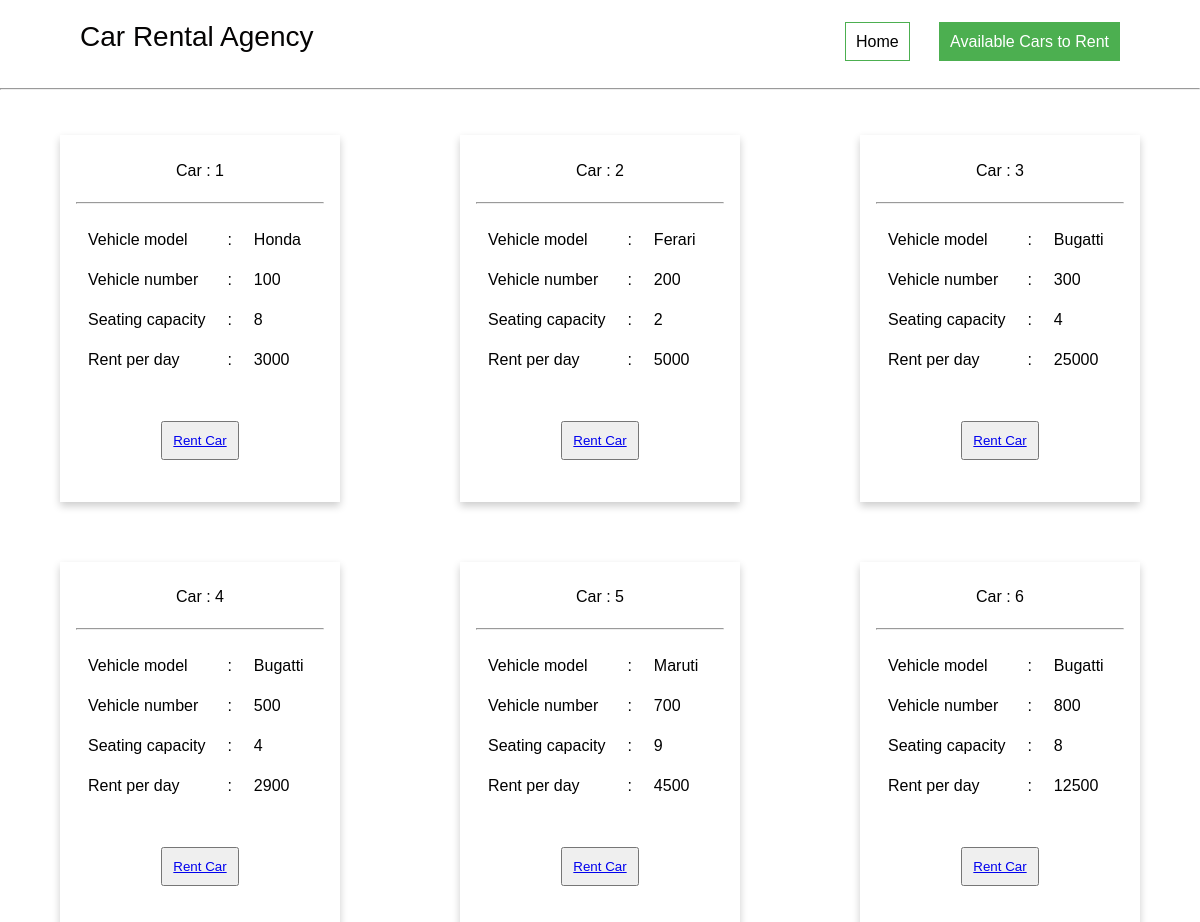
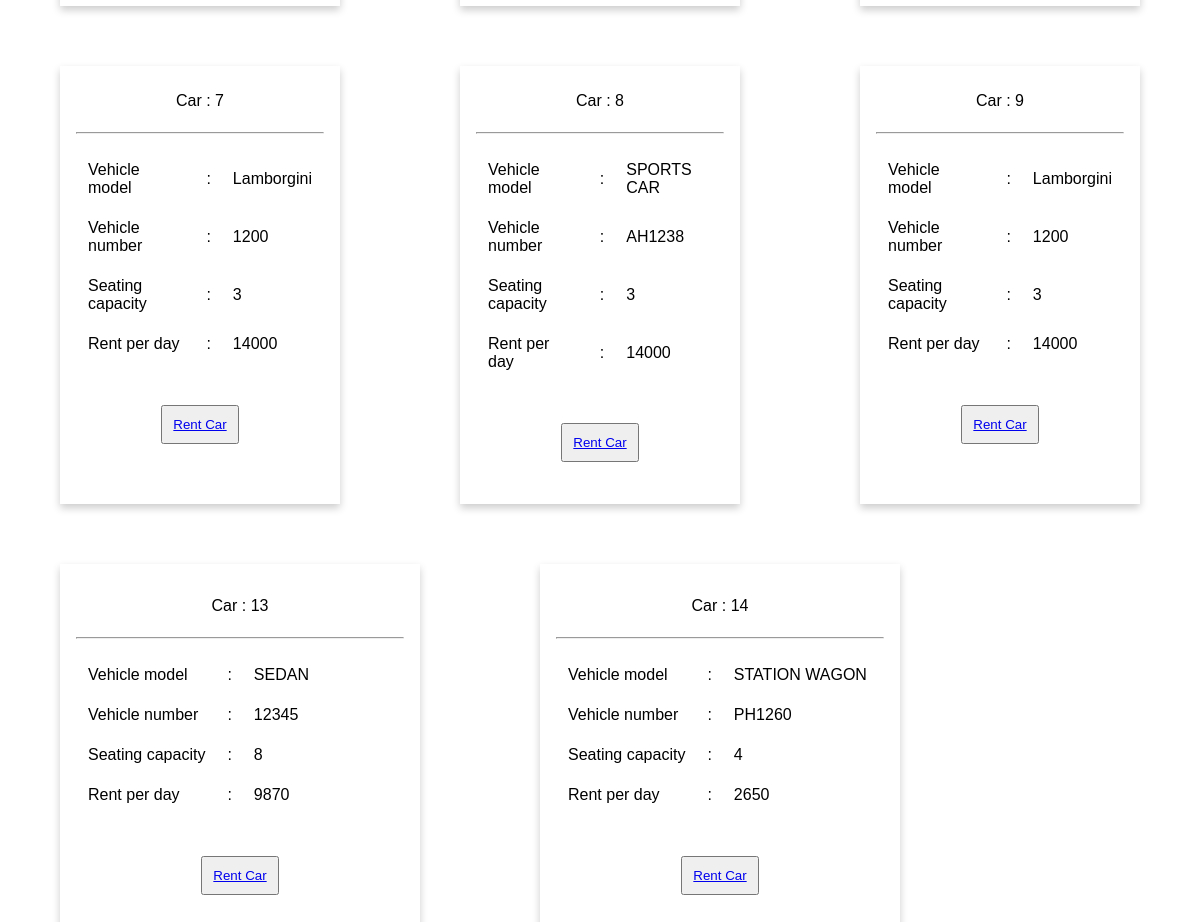
The app's page /index.php/cars with its own data (2 pictures, top to bottom).
### tables this page shows
CREATE TABLE `cars` (
  `id` int(200) NOT NULL,
  `vehicle_model` varchar(200) NOT NULL,
  `vehicle_number` varchar(200) NOT NULL,
  `seating_cap` int(200) NOT NULL,
  `rent_pd` int(200) NOT NULL
);

### application/controllers/Cars.php (called while the page is built, shortened)
<?php
class Cars extends CI_Controller {
    public function index()
	{
		$this->cardetail();
	}
	public function cardetail()
	{
		if($this->session->userdata('logged_in'))
		{
			if($this->session->userdata('usertype')==2)
			{
				$item['detail'] = $this->Home_Model->getcars();
			    $this->load->view('customer_profile.php', $item);
			}
			if($this->session->userdata('usertype')==1)
			{
				$item['detail'] = $this->Home_Model->getcars();
			    $this->load->view('agency_profile.php', $item);
			}
		}else{
			$item['detail'] = $this->Home_Model->getcars();
		    $this->load->view('available_cars', $item);
		}
	}
}

### index.php (called while the page is built, shortened)
<?php
require_once BASEPATH.'core/CodeIgniter.php';

### application/models/Home_Model.php (called while the page is built, shortened)
<?php
class Home_Model extends CI_Model {
    function getcars()
    {
        $this->db->select('*');
        $this->db->from('cars');
        $val = $this->db->get();
        return $data = $val->result_array();
    }
}

### application/views/available_cars.php (the view, shortened to what this page needs)
<head>
    <link rel="stylesheet" href="<?php echo base_url(); ?>assets/css/main.css">
</head>
<body>
    <section>
        <nav>
            <div id="navbar-brand">
                <a>Car Rental Agency</a>
            </div>
            <div id="navbar-links">
                <ul id="list" class="hidden">
                    <li><a href="<?php echo base_url(); ?>">Home</a></li>
                    <li id="active"><a href="#">Available Cars to Rent</a></li>
                </ul>
            </div>
        </nav>
    </section>
    <div>
        <h2>
            <hr>
        </h2>
    </div>
    <div class="flex-container">
        <?php
        $i = 0;
        foreach ($detail as $deta) :
            if ($i % 3 == 0) {
                echo '</div><div class="flex-container"><br>';
            }
        ?>
            <div class="card">
                <div class="container2">
                    <p class="car"> Car : <?php echo $detail[$i]['id'] ?> </p>
                    <hr>
                    <table>
                        <tr>
                            <td> Vehicle model</td>
                            <td>:</td>
                            <td><?php echo $detail[$i]['vehicle_model'] ?></td>
                        </tr>
                        <tr>
                            <td>Vehicle number</td>
                            <td>:</td>
                            <td><?php echo $detail[$i]['vehicle_number'] ?></td>
                        </tr>
                        <tr>
                            <td>Seating capacity</td>
                            <td>:</td>
                            <td><?php echo $detail[$i]['seating_cap'] ?></td>
                        </tr>
                        <tr>
                            <td>Rent per day</td>
                            <td>:</td>
                            <td><?php echo $detail[$i]['rent_pd'] ?></td>
                        </tr>
                    </table>
                    <h4>
                        <button><a href="<?php echo base_url(); ?>index.php/cars/checklogin">Rent Car</a></button>
                </div>
            </div>
        <?php
            $i = $i + 1;
        endforeach;
        ?>
    </div>
</body>

### assets/css/main.css (style rules this page uses)
nav { display: grid; grid-auto-flow: column; align-items: center; padding: 1rem 5rem; }
nav #navbar-brand a { color: rgb(5, 4, 4); font-size: 28px; }
nav #navbar-links { display: grid; grid-auto-flow: column; justify-items: flex-end; align-items: center; margin-top: 2%; }
nav #navbar-links ul { list-style-type: none; padding-inline-start: 0px; margin: 0px; }
nav #navbar-links ul li { display: inline-block; margin-left: 25px; }
nav #navbar-links ul li a { border: 1px solid #4caf50; padding: 10px; color: black; text-decoration: none; transition: color 300ms ease; }
#active a { background-color: #4caf50; color: white !important; }
*, *::before, *::after { box-sizing: border-box; }
body { margin: 0; font-family: Arial, Helvetica, sans-serif; font-size: 16px; font-weight: 400; background: white; }
h2 { margin: 0 0 15px 0; font-size: 30px; font-weight: 700; }
p { margin: 0 0 20px 0; font-size: 16px; font-weight: 500; line-height: 22px; }
.flex-container { display: flex; flex-direction: row; font-size: 30px; text-align: center; width: 100%; }
.card { box-shadow: 0 4px 8px 0 rgba(0, 0, 0, 0.2); transition: 0.3s; width: 30%; margin: 2.5% 5%; }
.container2 { padding: 2px 16px; margin-top: 8%; }
.container2 table tr td { padding: 10px; color: black; }
.container2 button { text-align: center; padding: 10px; }

### records on screen
cars: id "1", vehicle_model "Honda", vehicle_number "100", seating_cap "8", rent_pd "3000"
cars: id "2", vehicle_model "Ferari", vehicle_number "200", seating_cap "2", rent_pd "5000"
cars: id "3", vehicle_model "Bugatti", vehicle_number "300", seating_cap "4", rent_pd "25000"
cars: id "4", vehicle_model "Bugatti", vehicle_number "500", seating_cap "4", rent_pd "2900"
cars: id "5", vehicle_model "Maruti", vehicle_number "700", seating_cap "9", rent_pd "4500"
cars: id "6", vehicle_model "Bugatti", vehicle_number "800", seating_cap "8", rent_pd "12500"
cars: id "7", vehicle_model "Lamborgini", vehicle_number "1200", seating_cap "3", rent_pd "14000"
cars: id "8", vehicle_model "SPORTS CAR", vehicle_number "AH1238", seating_cap "3", rent_pd "14000"
cars: id "9", vehicle_model "Lamborgini", vehicle_number "1200", seating_cap "3", rent_pd "14000"
cars: id "13", vehicle_model "SEDAN", vehicle_number "12345", seating_cap "8", rent_pd "9870"
cars: id "14", vehicle_model "STATION WAGON", vehicle_number "PH1260", seating_cap "4", rent_pd "2650"
